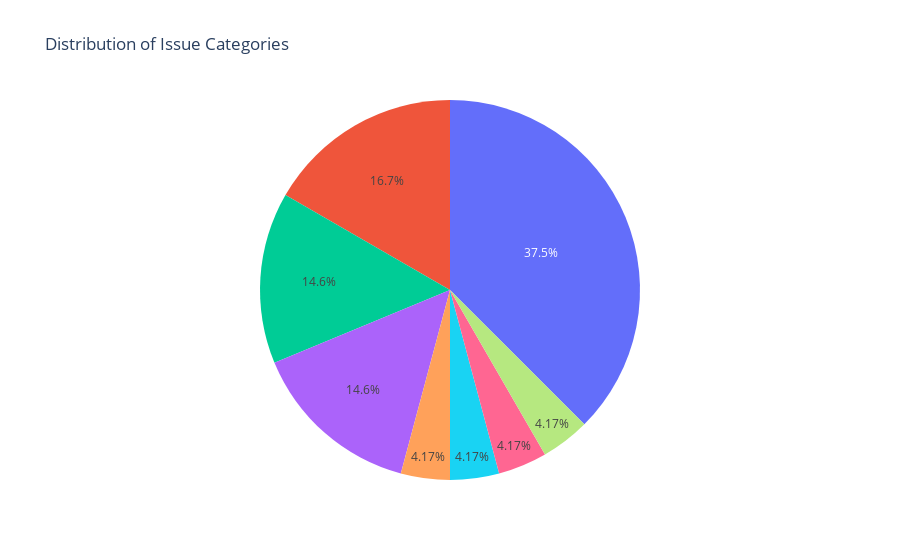

Notebook code cell kept with this figure:
### Markdown cell above
### We can also use <span style="color:turquoise;">PLOTLY</span> to visualize the data

### Code cell
# Create a pie chart using Plotly
import plotly.express as px
import pandas

labels = list(category_counts.keys())
values = list(category_counts.values())
fig = px.pie(labels=labels, values=values, title='Distribution of Issue Categories')
#fig.update_layout(renderer="notebook")
fig.write_html('plotly_chart.html')
fig.show()

### Figure 1 — Plotly figure (JSON) as saved in the notebook; plotly's stock layout.template omitted (floating-point values rounded to 4 significant figures)
{"data": [{"domain": {"x": [0, 1], "y": [0, 1]}, "hovertemplate": "value=%{value}<extra></extra>", "legendgroup": "", "name": "", "showlegend": false, "type": "pie", "values": [18, 7, 2, 8, 7, 2, 2, 2]}], "layout": {"legend": {"tracegroupgap": 0}, "title": {"text": "Distribution of Issue Categories"}}}
